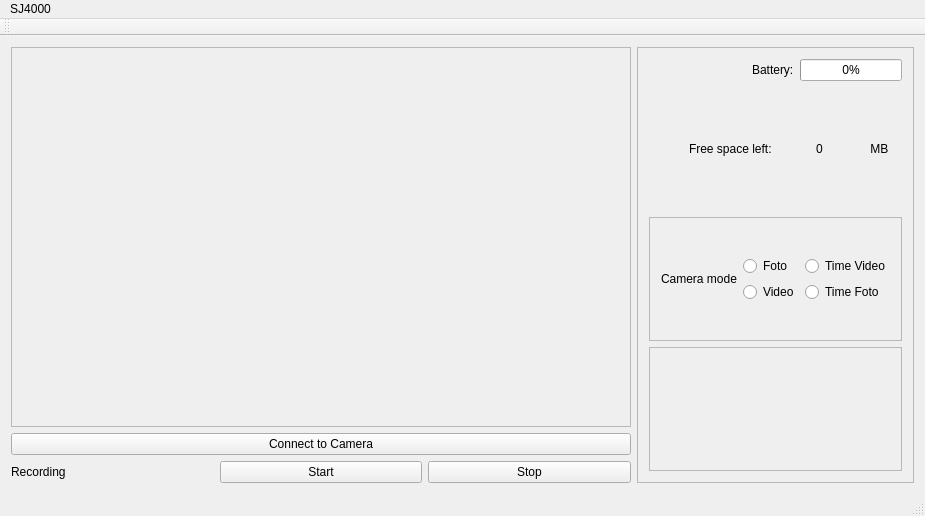
<?xml version="1.0" encoding="UTF-8"?>
<ui version="4.0">
 <class>MainWindow</class>
 <widget class="QMainWindow" name="MainWindow">
  <property name="geometry">
   <rect>
    <x>0</x>
    <y>0</y>
    <width>925</width>
    <height>516</height>
   </rect>
  </property>
  <property name="windowTitle">
   <string>MainWindow</string>
  </property>
  <widget class="QWidget" name="centralWidget">
   <layout class="QGridLayout" name="gridLayout" columnstretch="1,0">
    <item row="0" column="0">
     <layout class="QVBoxLayout" name="verticalLayout_2" stretch="0">
      <item>
       <layout class="QVBoxLayout" name="verticalLayout" stretch="0,0,0">
        <item>
         <widget class="QFrame" name="videoFrame">
          <property name="sizePolicy">
           <sizepolicy hsizetype="Preferred" vsizetype="Preferred">
            <horstretch>0</horstretch>
            <verstretch>2</verstretch>
           </sizepolicy>
          </property>
          <property name="autoFillBackground">
           <bool>false</bool>
          </property>
          <property name="frameShape">
           <enum>QFrame::StyledPanel</enum>
          </property>
          <property name="frameShadow">
           <enum>QFrame::Raised</enum>
          </property>
         </widget>
        </item>
        <item>
         <widget class="QPushButton" name="playButton">
          <property name="text">
           <string>Connect to Camera</string>
          </property>
         </widget>
        </item>
        <item>
         <layout class="QHBoxLayout" name="horizontalLayout">
          <item>
           <widget class="QLabel" name="labelStart">
            <property name="text">
             <string>Recording</string>
            </property>
           </widget>
          </item>
          <item>
           <widget class="QPushButton" name="startRecButton">
            <property name="text">
             <string>Start</string>
            </property>
           </widget>
          </item>
          <item>
           <widget class="QPushButton" name="stopRecButton">
            <property name="text">
             <string>Stop</string>
            </property>
           </widget>
          </item>
         </layout>
        </item>
       </layout>
      </item>
     </layout>
    </item>
    <item row="0" column="1">
     <widget class="QFrame" name="frame">
      <property name="frameShape">
       <enum>QFrame::StyledPanel</enum>
      </property>
      <property name="frameShadow">
       <enum>QFrame::Raised</enum>
      </property>
      <layout class="QVBoxLayout" name="verticalLayout_3">
       <item>
        <layout class="QHBoxLayout" name="horizontalLayout_4">
         <item>
          <spacer name="horizontalSpacer">
           <property name="orientation">
            <enum>Qt::Horizontal</enum>
           </property>
           <property name="sizeHint" stdset="0">
            <size>
             <width>40</width>
             <height>20</height>
            </size>
           </property>
          </spacer>
         </item>
         <item>
          <widget class="QLabel" name="label_3">
           <property name="text">
            <string>Battery:</string>
           </property>
          </widget>
         </item>
         <item>
          <widget class="QProgressBar" name="batteryBar">
           <property name="value">
            <number>0</number>
           </property>
          </widget>
         </item>
        </layout>
       </item>
       <item>
        <layout class="QHBoxLayout" name="horizontalLayout_5">
         <item>
          <spacer name="horizontalSpacer_2">
           <property name="orientation">
            <enum>Qt::Horizontal</enum>
           </property>
           <property name="sizeHint" stdset="0">
            <size>
             <width>40</width>
             <height>20</height>
            </size>
           </property>
          </spacer>
         </item>
         <item>
          <widget class="QLabel" name="label">
           <property name="text">
            <string>Free space left:</string>
           </property>
          </widget>
         </item>
         <item>
          <widget class="QLabel" name="labelSpaceLeft">
           <property name="sizePolicy">
            <sizepolicy hsizetype="Preferred" vsizetype="Preferred">
             <horstretch>1</horstretch>
             <verstretch>0</verstretch>
            </sizepolicy>
           </property>
           <property name="text">
            <string>0</string>
           </property>
           <property name="alignment">
            <set>Qt::AlignCenter</set>
           </property>
          </widget>
         </item>
         <item>
          <widget class="QLabel" name="label_5">
           <property name="text">
            <string> MB</string>
           </property>
          </widget>
         </item>
         <item>
          <widget class="QLabel" name="label_4">
           <property name="text">
            <string/>
           </property>
          </widget>
         </item>
        </layout>
       </item>
       <item>
        <widget class="QFrame" name="frame_2">
         <property name="frameShape">
          <enum>QFrame::StyledPanel</enum>
         </property>
         <property name="frameShadow">
          <enum>QFrame::Raised</enum>
         </property>
         <layout class="QGridLayout" name="gridLayout_2">
          <item row="0" column="0">
           <layout class="QHBoxLayout" name="horizontalLayout_3">
            <item>
             <widget class="QLabel" name="label_2">
              <property name="text">
               <string>Camera mode</string>
              </property>
             </widget>
            </item>
            <item>
             <layout class="QHBoxLayout" name="horizontalLayout_2">
              <item>
               <layout class="QVBoxLayout" name="verticalLayout_4">
                <item>
                 <widget class="QRadioButton" name="radioButtonFoto">
                  <property name="text">
                   <string>Foto</string>
                  </property>
                 </widget>
                </item>
                <item>
                 <widget class="QRadioButton" name="radioButtonVideo">
                  <property name="text">
                   <string>Video</string>
                  </property>
                 </widget>
                </item>
               </layout>
              </item>
              <item>
               <layout class="QVBoxLayout" name="verticalLayout_5">
                <item>
                 <widget class="QRadioButton" name="radioButtonTVideo">
                  <property name="text">
                   <string>Time Video</string>
                  </property>
                 </widget>
                </item>
                <item>
                 <widget class="QRadioButton" name="radioButtonTFoto">
                  <property name="text">
                   <string>Time Foto</string>
                  </property>
                 </widget>
                </item>
               </layout>
              </item>
             </layout>
            </item>
           </layout>
          </item>
         </layout>
        </widget>
       </item>
       <item>
        <widget class="QFrame" name="frame_3">
         <property name="frameShape">
          <enum>QFrame::StyledPanel</enum>
         </property>
         <property name="frameShadow">
          <enum>QFrame::Raised</enum>
         </property>
        </widget>
       </item>
      </layout>
     </widget>
    </item>
   </layout>
  </widget>
  <widget class="QMenuBar" name="menuBar">
   <property name="geometry">
    <rect>
     <x>0</x>
     <y>0</y>
     <width>925</width>
     <height>25</height>
    </rect>
   </property>
   <widget class="QMenu" name="menuSJ4000">
    <property name="title">
     <string>SJ4000</string>
    </property>
    <addaction name="actionSet_Date_Time"/>
   </widget>
   <addaction name="menuSJ4000"/>
  </widget>
  <widget class="QToolBar" name="mainToolBar">
   <attribute name="toolBarArea">
    <enum>TopToolBarArea</enum>
   </attribute>
   <attribute name="toolBarBreak">
    <bool>false</bool>
   </attribute>
  </widget>
  <widget class="QStatusBar" name="statusBar"/>
  <action name="actionSet_Date_Time">
   <property name="text">
    <string>Set Date&amp;Time</string>
   </property>
  </action>
 </widget>
 <layoutdefault spacing="6" margin="11"/>
 <resources/>
 <connections/>
</ui>
